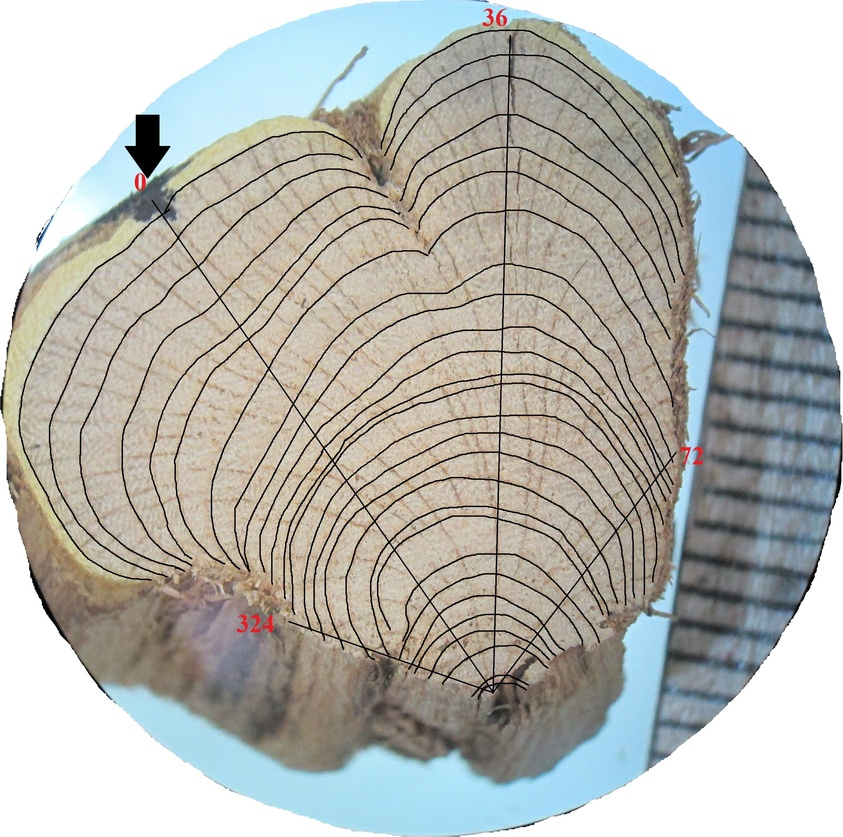
%> input picture Week4/Sample 20.jpg, 843 x 837 px, shrunk from 3155 x 3131 before the run
$ octave Masking.m   (GNU Octave 9; MATLAB toolbox functions it lacks are replaced by stand-ins)
%> lines starting %> are read from the running program, lines starting %| are printed output that depends on the picture
%%READ ME
%%%%%%%%%%%%%%%%%%%%%%%%%%%%%%%%%%%%%%%%%%%%%%%%%%%%%%%%%%%%%%%%%%%%%%%%%%%
%            Developed by Nicholas Italiano, Manhattan College            %
%%%%%%%%%%%%%%%%%%%%%%%%%%%%%%%%%%%%%%%%%%%%%%%%%%%%%%%%%%%%%%%%%%%%%%%%%%%
% Description:
% Maksing is creating a new image from one or more old images that have been preprocessed
% as layers. The layers should include 2 items; a (1) sample image and a
% (2)corresponding Masking.

%Inputs/Outputs:
% "Sample 20.JPG","Sample 21.... "Sample 30.JPG" as inputs
% "Removal 20".JPG","Removal 21...."Removal 30.JPG" as outputs (New images)

% This script does the following processes using images named

%Functions:
%1)Import images (convert to grayscale and double precision)
%2)Import mask (convert to grayscale and double precision)
%3)Rename masks
%4) Produce image w/o bark via elelement-wise matrix multiplication
%5) For-loop to display the 2-D pictures in order from

%%%%%%%%%%%%%%%%%%%%%%%%%%%%%%%%%%%%%%%%%%%%%%%%%%%%%%%%%%%%%%%%%%%%%%%%%%
%%
%1)
%Import images (convert to grayscale and double precision)
image20 = im2double(rgb2gray(imread('Sample 20.JPG')));
%> image20: size 837x843 double; min 0, max 1, mean 0.712
image21 = im2double(rgb2gray(imread('Sample 21.JPG')));
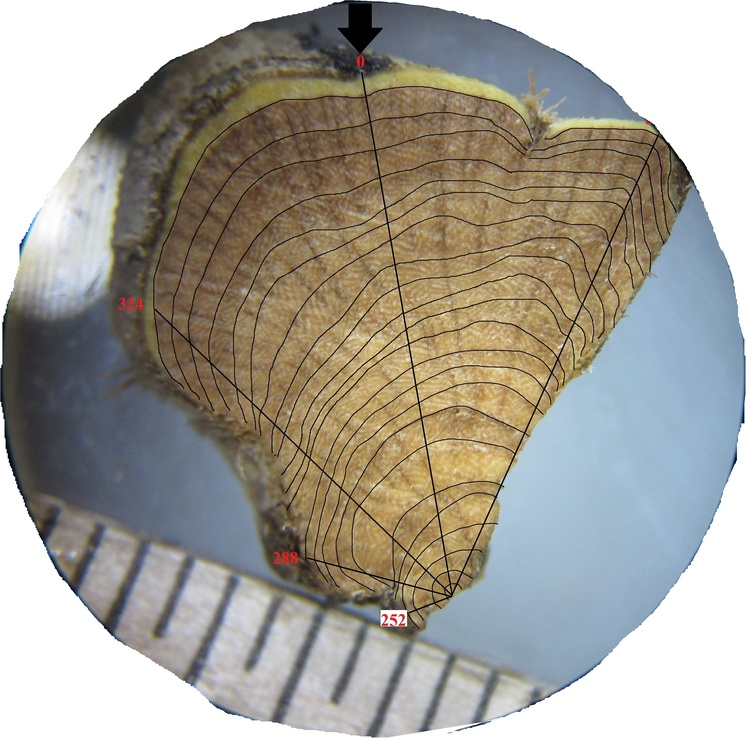
%> input picture Week4/Sample 21.jpg, 746 x 738 px, shrunk from 2791 x 2763 before the run
%> image21: size 738x746 double; min 0, max 1, mean 0.626
image22 = im2double(rgb2gray(imread('Sample 22.JPG')));
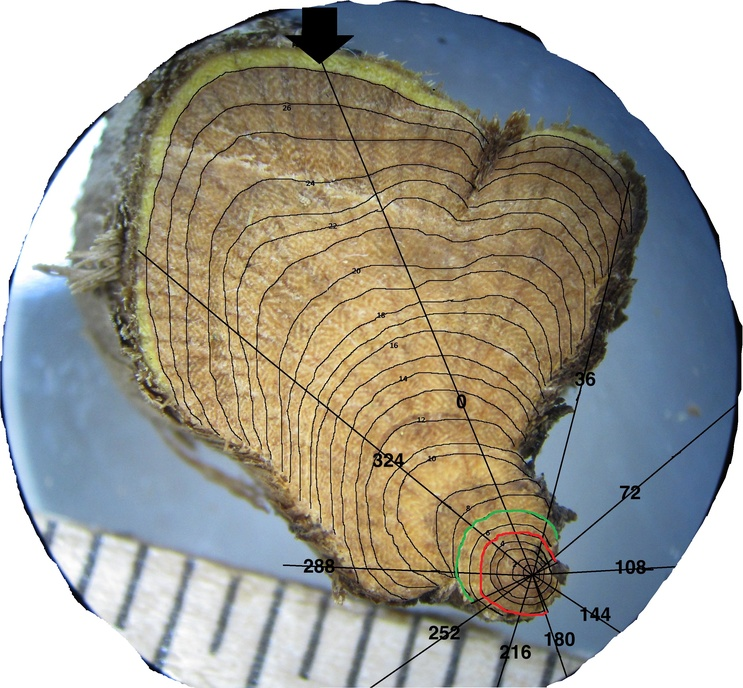
%> input picture Week4/Sample 22.jpg, 743 x 688 px, shrunk from 2779 x 2576 before the run
%> image22: size 688x743 double; min 0, max 1, mean 0.61
image23 = im2double(rgb2gray(imread('Sample 23.JPG')));
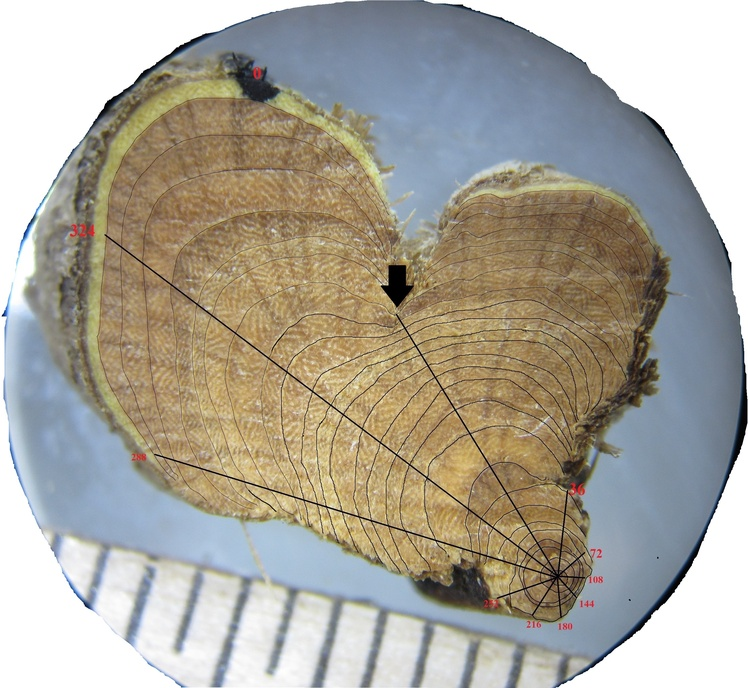
%> input picture Week4/Sample 23.jpg, 748 x 688 px, shrunk from 2799 x 2576 before the run
%> image23: size 688x748 double; min 0, max 1, mean 0.649
image24 = im2double(rgb2gray(imread('Sample 24.JPG')));
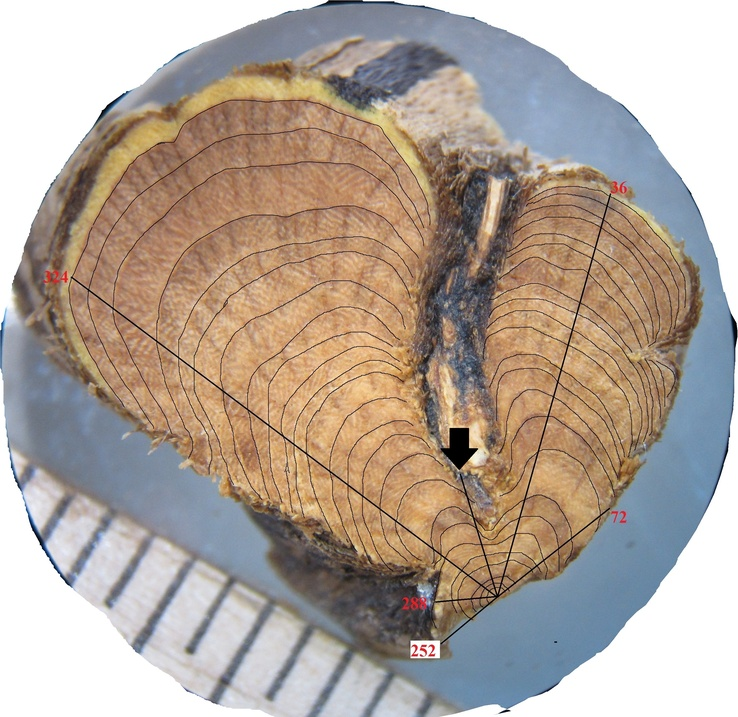
%> input picture Week4/Sample 24.jpg, 738 x 717 px, shrunk from 2763 x 2684 before the run
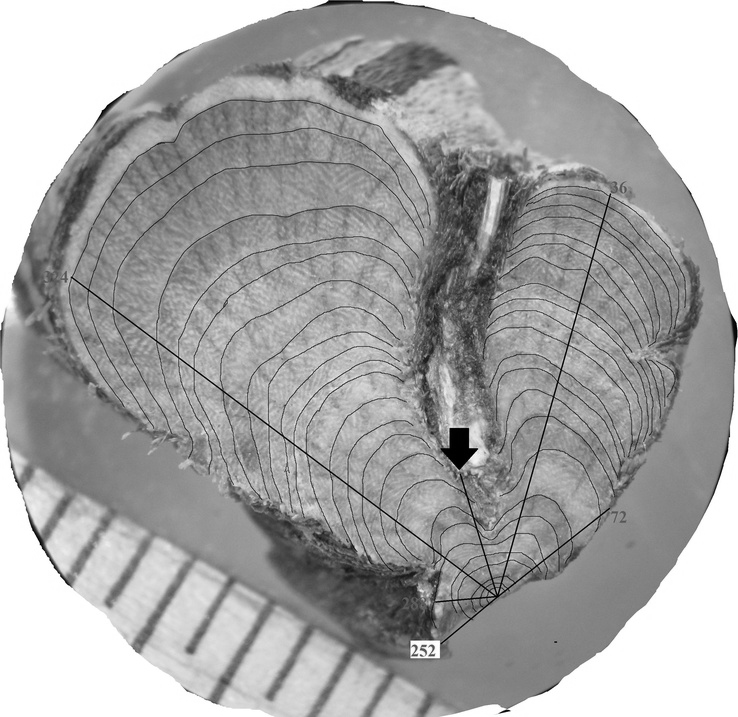
%> image24: size 717x738 double; min 0, max 1, mean 0.655
image25 = im2double(rgb2gray(imread('Sample 25.JPG')));
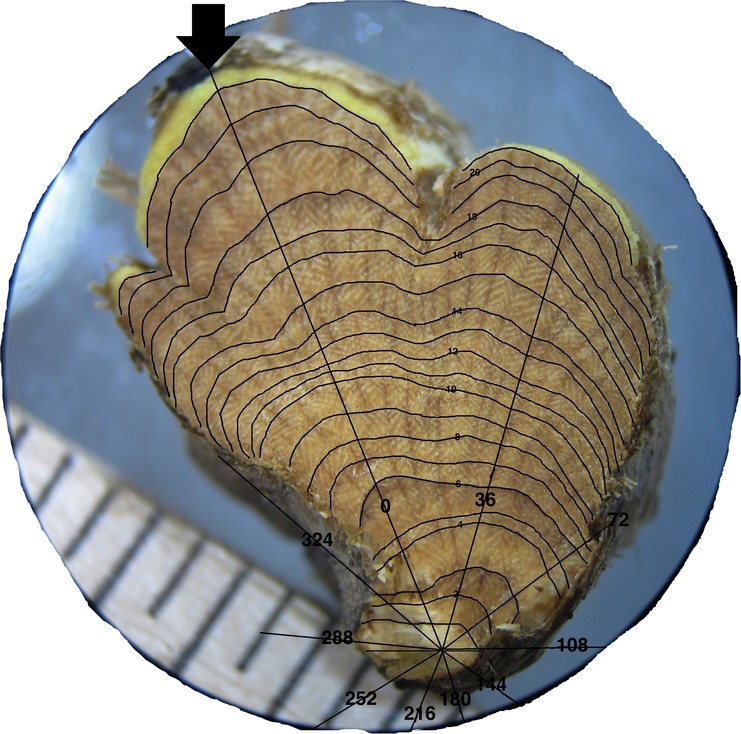
%> input picture Week4/Sample 25.jpg, 741 x 734 px, shrunk from 2771 x 2747 before the run
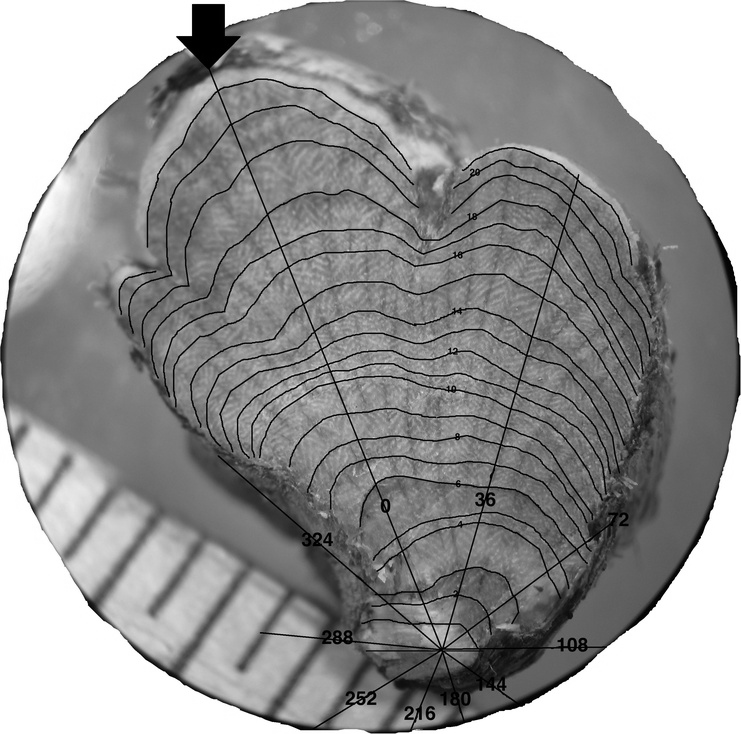
%> image25: size 734x741 double; min 0, max 1, mean 0.581
%> (the run ends here)
